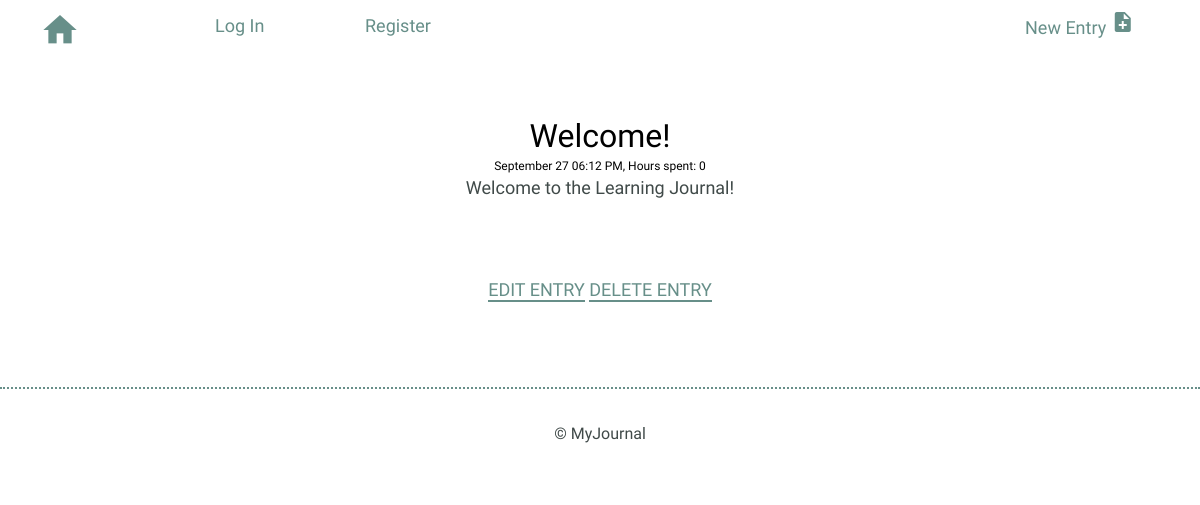
/entries/1, run on an earlier commit of the app's database.
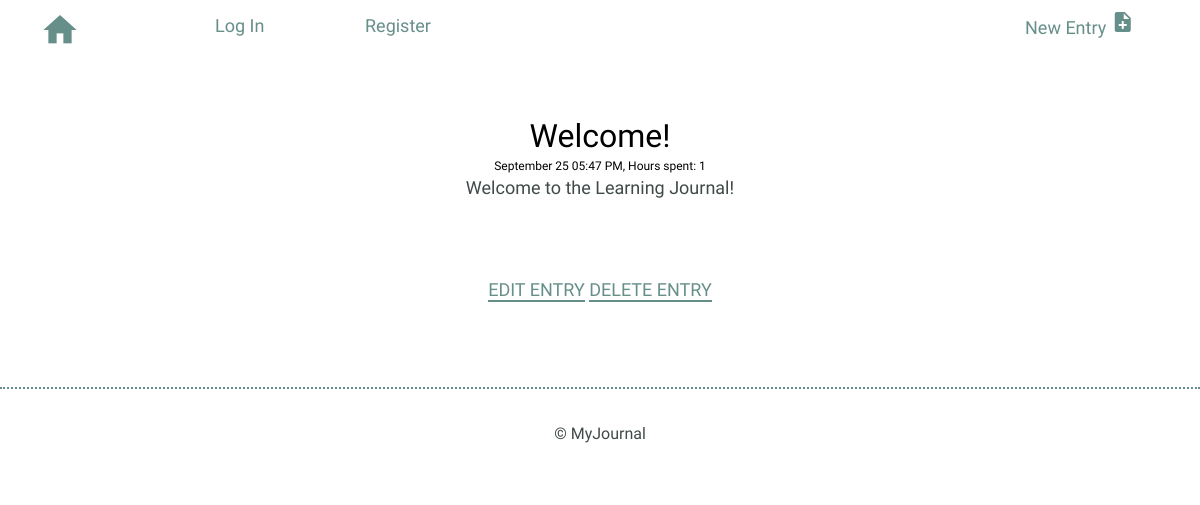
And on a later commit of the database.
### models.py (models this page shows)
class BaseModel(Model):
    class Meta:
        database = DATABASE

class Entry(BaseModel):
    title = CharField(max_length=100)
    date = DateTimeField(default=datetime.datetime.now)
    time_spent = IntegerField(default=0)
    learned = TextField(null=False)
    remember = TextField(default=" ")

### app.py (the view)
@app.route("/entries/<id>")
def detail(id):
    info = models.Entry.get(models.Entry.id==id)
    return render_template("detail.html", id=info, tags=get_tags(id))

### app.py (called while the page is built)
def get_tags(id):
    tags = (models.Tags
        .select()
        .join(models.EntryTags)
        .join(models.Entry)
        .where(models.Entry.id == id)
        .order_by(models.Tags.id)
        )
    return tags

### templates/detail.html (shortened to what this page needs)
{% extends "layout.html" %}
{% block content %}
<section>
    <div class="container">
        <div class="entry-list single">
            <article>
                    <h2>{{ id.title}}</h2>
                    <div class="small">{{ id.date.strftime('%B %d %I:%M %p') }},
                        Hours spent: {{ id.time_spent }}</div>
                        <p>
                        {% for item in id.learned.split('\n') %}
                            {{ item }}<br>
                        {% endfor %}
                        </p>
            </article>
        </div>
    </div>
    <div class="edit">
        <p>
            <a href="{{ url_for('edit', id=id.id) }}">Edit Entry</a>
            <a href="{{ url_for('delete', id=id.id) }}">Delete Entry</a>
        </p>
    </div>
</section>
{% endblock %}

What changed in the data, as far as the page shows it:
changed Entry "Welcome to the Learning Journal!": date "September 27 06:12 PM" → "September 25 05:47 PM"; time_spent "0" → "1"
